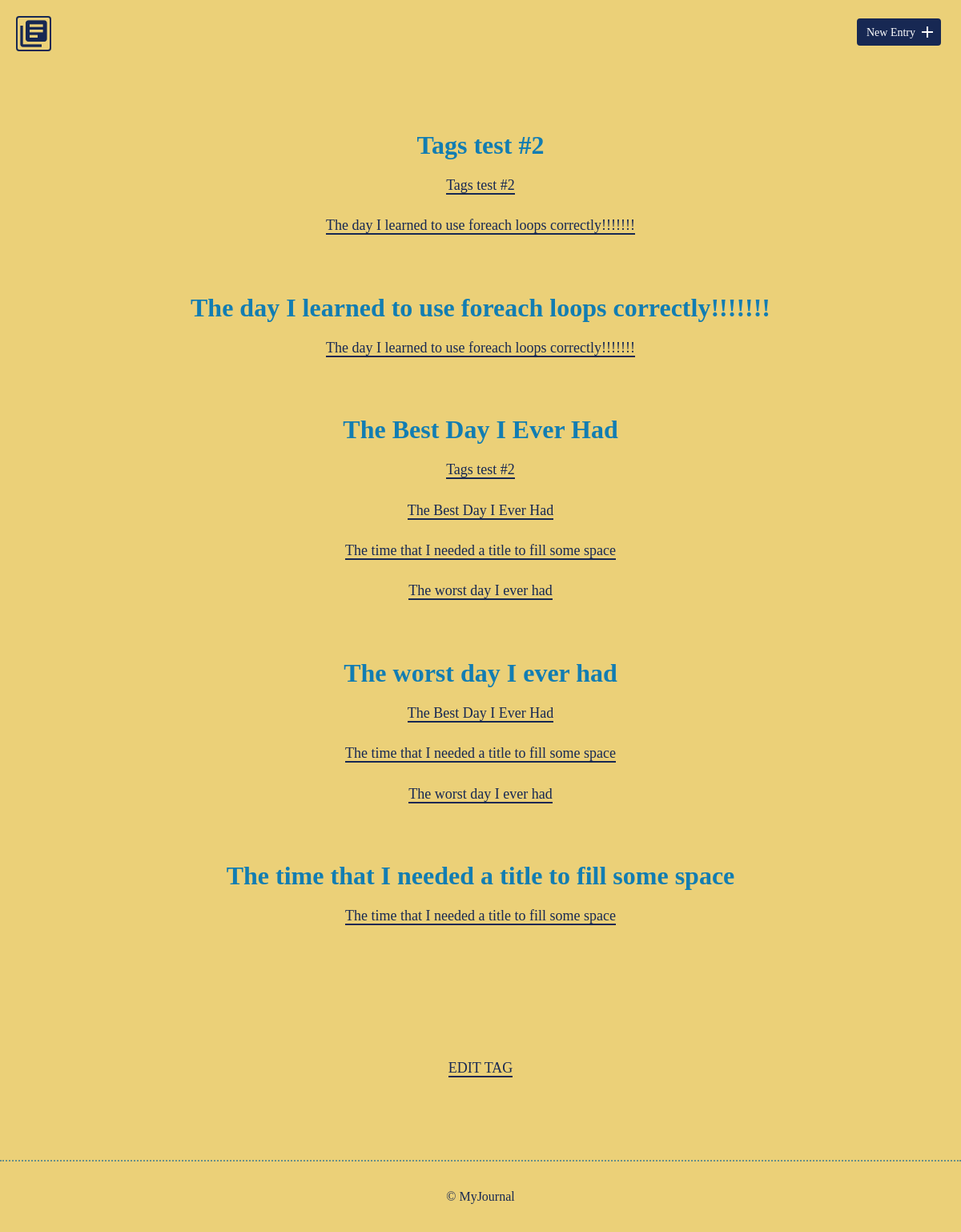
The app's page /detail2.php, older data.
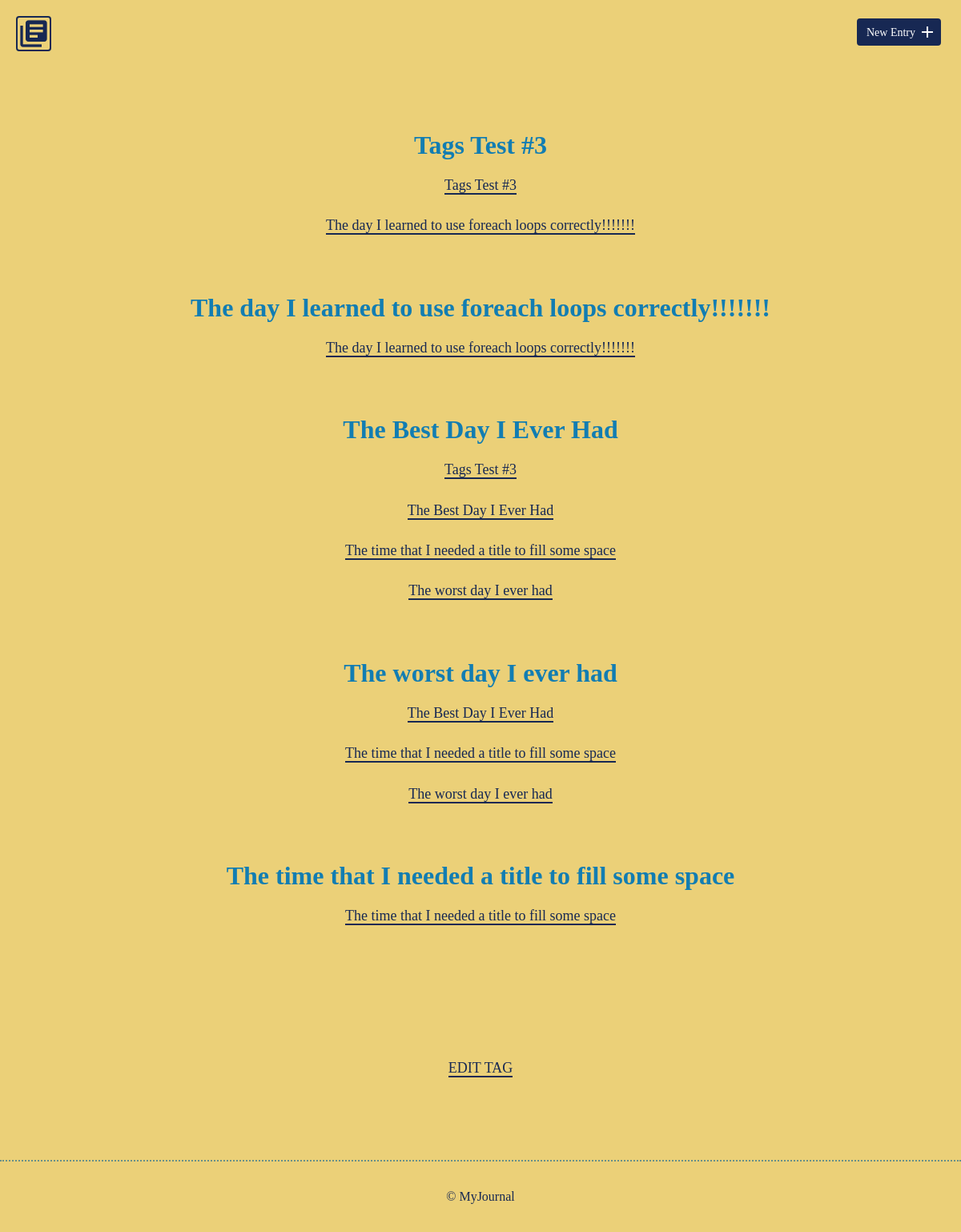
The same page, newer data.
### tables this page shows
CREATE TABLE "entries" (
	`id`	INTEGER,
	`title`	TEXT,
	`date`	TEXT,
	`time_spent`	INTEGER,
	`learned`	BLOB,
	`resources`	BLOB,
	PRIMARY KEY(`id`)
);

### inc/functions.php (called while the page is built, shortened)
<?php
function get_journal_entries(){
    include ('connection.php');
    try{
        return $db->query("SELECT id, title, date FROM entries
	                         ORDER BY date DESC");
    } catch(Exception $e) {
        echo "Error!: ".$e->getMessage();
        return array();
    }
}
  function get_entries_for_tag($id) {
      include("connection.php");
      try {
        $results = $db->prepare(
            "SELECT * FROM entries
            JOIN end_result ON entries.id = end_result.id
            JOIN tag_list ON end_result.tag_id = tag_list.tag_id
            WHERE tag_list.tag_id = ?
            GROUP BY entries.title"
        );
        $results->bindParam(1,$id,PDO::PARAM_INT);
        $results->execute();
      } catch (Exception $e) {
        echo "bad query";
        echo $e->getMessage();
      }
      $entries = $results->fetchAll(PDO::FETCH_ASSOC);
      return $entries;
    }
?>

### detail2.php (the view, shortened to what this page needs)
<?php
include('inc/connection.php');
include('inc/header.php');
include('inc/functions.php');
?>
<!DOCTYPE html>
<html>
    <body>
        <section>
            <div class="container">
                <div class="entry-list single">
                    <article>
                        <h1><?php
                              foreach(get_journal_entries() as $je){
                                    echo "<article>";
                                    echo "<h2><a href='detail.php?id=" . $je["id"] . "'>" . $je["title"] . "</a></h2>";
                                    foreach(get_entries_for_tag($je["id"]) as $entry) {
                                        echo "<p><a href='detail.php?id=" . $tag["tag_id"] . "'>" . $entry["title"] . "</p></li>";
                                    }
                                    echo "</article>";
                              }
                            ?>
                        </h1>
                    </article>
                </div>
            </div>
            <div class="edit">
                <?php
                echo "<p><a href='edit.php?id=" . $title["id"] . "'>Edit Tag</a></p>";
                ?>
            </div>
        </section>
    </body>
    <?php
      include('inc/footer.php');
      ?>
</html>

Row changes from the older to the newer data that the page shows:
changed entries: title "Tags test #2" → "Tags Test #3"
